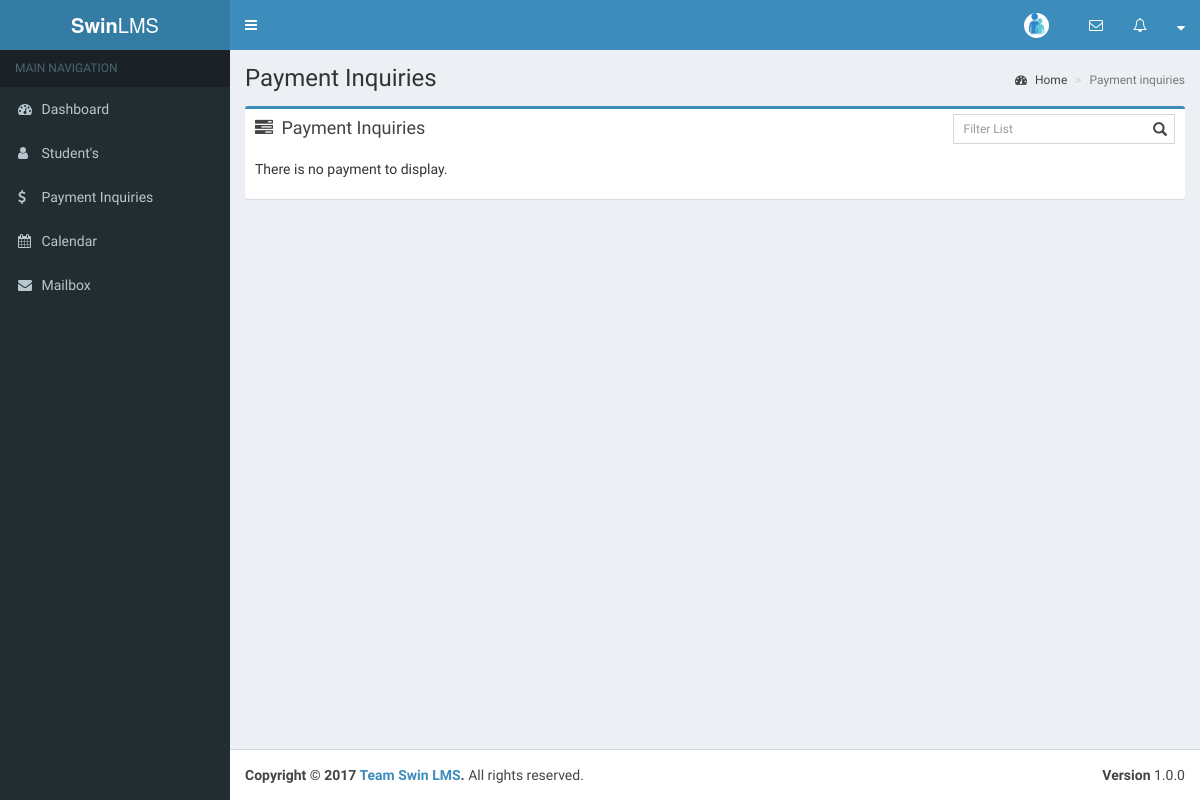
The app's page /parent/payment.php, older data.
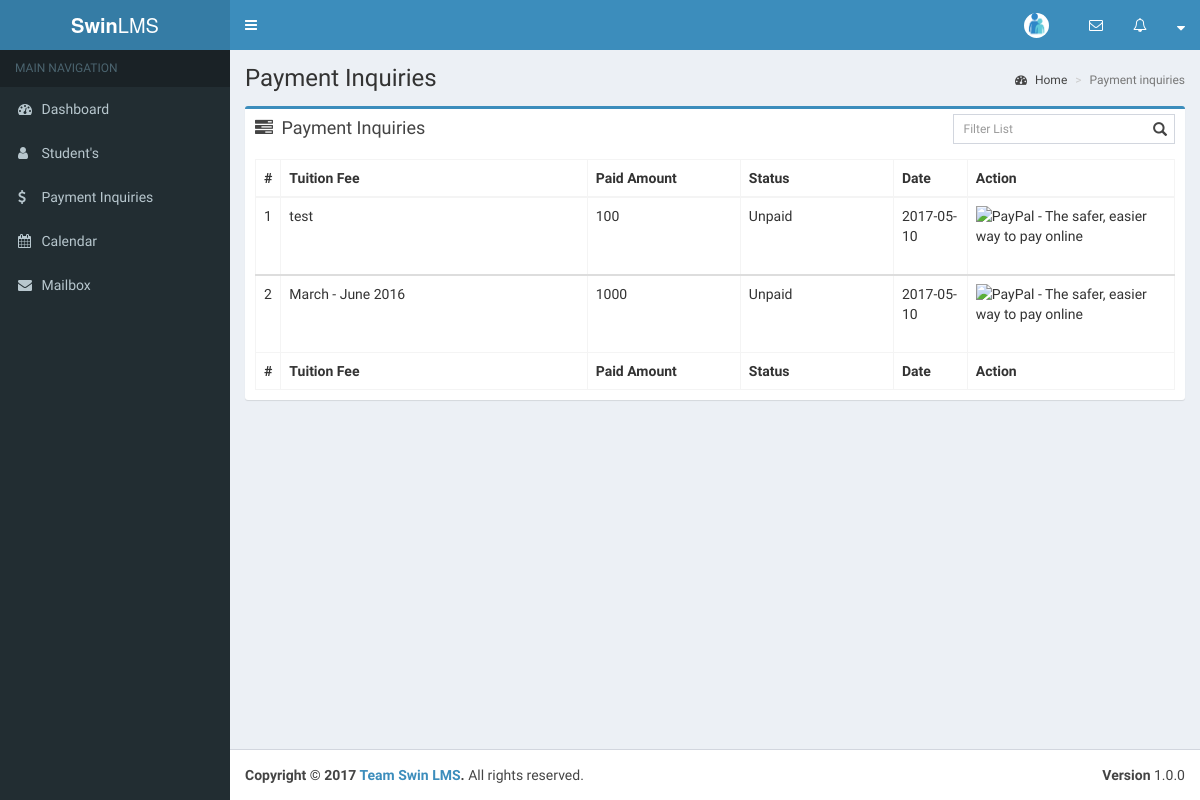
The same page, newer data.
### tables this page shows
CREATE TABLE `fees` (
  `id` int(11) NOT NULL,
  `name` varchar(65) NOT NULL,
  `amount` int(11) NOT NULL,
  `status` varchar(65) NOT NULL,
  `date` date NOT NULL,
  `parent_id` int(11) NOT NULL
);

### parent/payment.php (the view, shortened to what this page needs)
<?php
require_once '../app/config.php';
$counters = 0;
$paymentlistQuery = $db->prepare("
    SELECT f.name, f.amount, f.status, f.date, f.id
    FROM fees f
    JOIN users u
	ON u.id = f.parent_id
	WHERE parent_id = 8
");
$paymentlistQuery->execute([
    'user_id' => $_SESSION['id']
]);
$paymentlist = $paymentlistQuery->rowCount() ? $paymentlistQuery : [];
$paypalURL = 'https://www.sandbox.paypal.com/cgi-bin/webscr';
?>
<!DOCTYPE html>
<html>
		<?php include_once('first.php') ?>
	<body class="hold-transition skin-blue sidebar-mini">
		<?php include_once('header.php')?>
        <?php include_once('sidebar.php') ?>
          <div class="content-wrapper">
            <section class="content-header">
              <h1>
                Payment Inquiries
              </h1>
              <ol class="breadcrumb">
                <li><a href="#"><i class="fa fa-dashboard"></i> Home</a></li>
                <li class="active">Payment inquiries</li>
              </ol>
            </section>
            <section class="content">
              <div class="row">
                <section class="col-lg-12">
                  <div class="box box-primary">
                    <div class="box-header">
                      <i class="fa fa-tasks"></i>
        				<h3 class="box-title">Payment Inquiries</h3>
                        <div class="box-tools pull-right">
                            <div class="has-feedback">
                                <input type="text" class="form-control input-sm" placeholder="Filter List">
                            </div>
                        </div>
                    </div>
                    <div class="box-body">
						<?php if (!empty ($paymentlist)):?>
							<table id="student_in_course" class="table table-bordered table-hover paymentlist">
								<thead>
									<tr>
										<th class="col-xs-0.5">#</th>
										<th class="col-xs-4">Tuition Fee</th>
										<th class="col-xs-2">Paid Amount</th>
										<th class="col-xs-2">Status</th>
										<th class="col-xs-0.5">Date</th>
										<th class="col-xs-0.5">Action</th>
									</tr>
								</thead>
								<?php foreach($paymentlist as $payment):
									$counters++;
								?>
								<tbody class="$payment">
									<tr>
										<td><?php echo $counters ?></td>
										<td><?php echo $payment['name']; ?></td>
										<td><?php echo $payment['amount']; ?></td>
										<td><?php echo $payment['status']; ?></td>
										<td><?php echo $payment['date']; ?></td>
										<td>
										<form action="<?php echo $paypalURL; ?>" method="post">
											<input type="image" name="submit" border="0"
											src="https://www.paypalobjects.com/en_US/i/btn/btn_buynow_LG.gif" alt="PayPal - The safer, easier way to pay online">
											</form>
										</td>
									</tr>
								</tbody>
								<?php endforeach; ?>
								<tfoot>
									<tr>
										<th>#</th>
										<th>Tuition Fee</th>
										<th>Paid Amount</th>
										<th>Status</th>
										<th>Date</th>
										<th>Action</th>
									</tr>
								</tfoot>
							</table>
						<?php else: ?>
                            <p>There is no payment to display.</p>
                        <?php endif; ?>
                    </div>
                  </div>
                </section>
            </div>
        </div>
        <?php include_once('footer.php') ?>
	</body>
</html>

### parent/first.php (shortened to what this page needs)
<head>
  <link rel="stylesheet" href="../bootstrap/css/bootstrap.min.css">
  <link rel="stylesheet" href="https://cdnjs.cloudflare.com/ajax/libs/font-awesome/4.5.0/css/font-awesome.min.css">
  <link rel="stylesheet" href="https://cdnjs.cloudflare.com/ajax/libs/ionicons/2.0.1/css/ionicons.min.css">
  <link rel="stylesheet" href="../plugins/datatables/dataTables.bootstrap.css">
  <link rel="stylesheet" href="../dist/css/AdminLTE.min.css">
  <link rel="stylesheet" href="../dist/css/skins/_all-skins.min.css">
  <link rel="stylesheet" href="../plugins/iCheck/flat/blue.css">
  <link rel="stylesheet" href="../plugins/morris/morris.css">
  <link rel="stylesheet" href="../plugins/jvectormap/jquery-jvectormap-1.2.2.css">
  <link rel="stylesheet" href="../plugins/datepicker/datepicker3.css">
  <link rel="stylesheet" href="../plugins/daterangepicker/daterangepicker.css">
  <link rel="stylesheet" href="../plugins/bootstrap-wysihtml5/bootstrap3-wysihtml5.min.css">
</head>

### parent/header.php (shortened to what this page needs)
<header class="main-header">
    <a href="dashboard.php" class="logo">
      <span class="logo-lg"><b>Swin</b>LMS</span>
    </a>
    <nav class="navbar navbar-static-top">
      <a href="#" class="sidebar-toggle" data-toggle="offcanvas" role="button">
      </a>
      <div class="navbar-custom-menu">
        <ul class="nav navbar-nav">
          <li class="dropdown user user-menu">
            <a href="dashboard.php" class="dropdown-toggle" data-toggle="dropdown">
              <img src="../dist/img/parent.png" class="user-image" alt="User Image">
            </a>
          </li>
          <li class="dropdown messages-menu">
            <a href="#" class="dropdown-toggle" data-toggle="dropdown">
              <i class="fa fa-envelope-o"></i>
            </a>
          </li>
          <li class="dropdown notifications-menu">
            <a href="#" class="dropdown-toggle" data-toggle="dropdown">
              <i class="fa fa-bell-o"></i>
            </a>
          </li>
          <li class="dropdown notifications-menu">
            <a href="#" class="dropdown-toggle" data-toggle="dropdown">
              <i class="fa fa-sort-down"></i>
            </a>
          </li>
        </ul>
      </div>
    </nav>
  </header>

### parent/sidebar.php
<aside class="main-sidebar">
    <section class="sidebar">
<ul class="sidebar-menu">
        <li class="header">MAIN NAVIGATION</li>
        <li>
          <a href="dashboard.php">
            <i class="fa fa-dashboard"></i> <span>Dashboard</span>
          </a>
        </li>
        <li>
          <a href="students.php">
            <i class="fa fa-user"></i>
            <span>Student's</span>
          </a>
        </li>
        <li>
          <a href="payment.php">
            <i class="fa fa-dollar"></i>
            <span>Payment Inquiries</span>
          </a>
        </li>
        <li>
          <a href="calendar.php">
            <i class="fa fa-calendar"></i> <span>Calendar</span>
          </a>
        </li>
        <li>
          <a href="mailbox.php">
            <i class="fa fa-envelope"></i> <span>Mailbox</span>
          </a>
        </li>
      </ul>
    </section>
  </aside>

### parent/footer.php
<footer class="main-footer">
    <div class="pull-right hidden-xs">
      <b>Version</b> 1.0.0
    </div>
    <strong>Copyright &copy; 2017 <a>Team Swin LMS</a>.</strong> All rights reserved.
  </footer>

Row changes from the older to the newer data that the page shows:
added fees: counters "1", name "test", amount "100", status "Unpaid", date "2017-05-10"
added fees: counters "2", name "March - June 2016", amount "1000", status "Unpaid", date "2017-05-10"
Text that changed along with them:
text no longer shown: "There is no payment to display."
text now shown: "# Tuition Fee Paid Amount Status Date Action # Tuition Fee Paid Amount Status Date Action"
